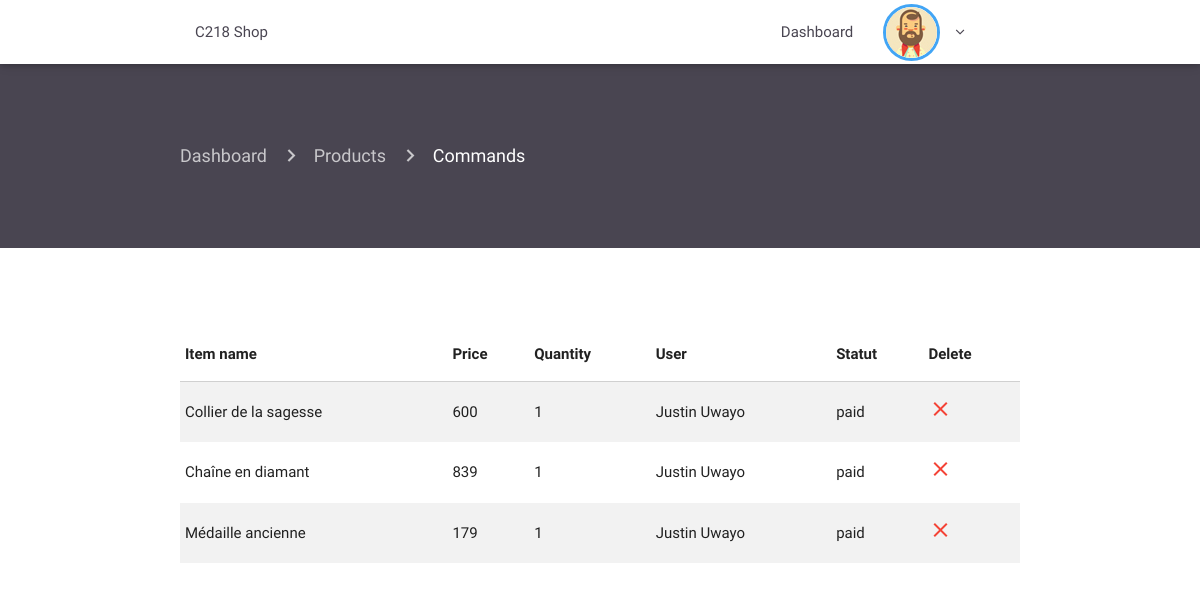
Page /admin/editproduct.php (signed in) on the committed database.
### tables this page shows
CREATE TABLE `product` (
  `id` int(11) NOT NULL,
  `id_category` int(11) NOT NULL,
  `name` varchar(1000) NOT NULL,
  `description` varchar(1000) NOT NULL,
  `price` int(11) NOT NULL,
  `id_picture` int(11) NOT NULL,
  `thumbnail` varchar(1000) NOT NULL,
  `promo` varchar(1000) NOT NULL
);

CREATE TABLE `users` (
  `id` int(11) NOT NULL,
  `email` varchar(100) NOT NULL,
  `firstname` varchar(1000) NOT NULL,
  `lastname` varchar(1000) NOT NULL,
  `password` varchar(1000) NOT NULL,
  `address` varchar(1000) NOT NULL,
  `city` varchar(1000) NOT NULL,
  `country` varchar(1000) NOT NULL,
  `role` varchar(1000) NOT NULL
);

### admin/editproduct.php (the view, shortened to what this page needs)
<?php
require 'includes/header.php';
require 'includes/navconnected.php'; ?>
<div class="container-fluid product-page">
    <div class="container current-page">
        <nav>
            <div class="nav-wrapper">
                <div class="col s12">
                    <a href="index.php" class="breadcrumb">Dashboard</a>
                    <a href="infoproduct.php" class="breadcrumb">Products</a>
                    <a href="editproduct.php" class="breadcrumb">Commands</a>
                </div>
            </div>
        </nav>
    </div>
</div>
<div class="container scroll">
    <table class="highlight striped">
        <thead>
        <tr>
            <th data-field="name">Item name</th>
            <th data-field="price">Price</th>
            <th data-field="quantity">Quantity</th>
            <th data-field="user">User</th>
            <th data-field="statut">Statut</th>
            <th data-field="delete">Delete</th>
        </tr>
        </thead>
        <tbody>
        <?php
        include '../db.php';
        $queryfirst = "SELECT
product.id as 'id',
product.name as 'name',
product.price as 'price',
SUM(command.quantity),
command.statut as 'statut',
command.id_produit,
command.quantity as 'quantity',
command.id_user as 'user'
FROM product, command
WHERE product.id = command.id_produit
GROUP BY command.id
ORDER BY SUM(command.id_user) DESC ";
        $resultfirst = $connection->query($queryfirst);
        if ($resultfirst->num_rows > 0) {
            while ($rowfirst = $resultfirst->fetch_assoc()) {
                $idp = $rowfirst['id'];
                $name = $rowfirst['name'];
                $statut = $rowfirst['statut'];
                $quantity = $rowfirst['quantity'];
                $price = $rowfirst['price'];
                $user = $rowfirst['user'];
                $queryuser = "SELECT firstname, lastname FROM users WHERE id = '$user'";
                $resultuser = $connection->query($queryuser);
                if ($resultuser->num_rows > 0) {
                    while ($rowuser = $resultuser->fetch_assoc()) {
                        $userfirstname = $rowuser['firstname'];
                        $userlasttname = $rowuser['lastname'];
                        ?>
                        <tr>
                            <td><?= $name; ?></td>
                            <td><?= $price; ?></td>
                            <td><?= $quantity; ?></td>
                            <td><?php echo " $userfirstname " . " $userlasttname"; ?></td>
                            <td><?= $statut; ?></td>
                            <td><a href="deletecmd.php?id=<?= $idp; ?>&userid=<?= $user; ?>"><i
                                            class="material-icons red-text">close</i></a></td>
                        </tr>
                    <?php }
                }
            }
        } ?>
        </tbody>
    </table>
</div>
<?php require 'includes/footer.php'; ?>

### admin/src/css/style.css (style rules this page uses)
.scroll { height: 600px !important; overflow-y: scroll; padding-top: 80px; padding-bottom: 60px; }
.product-page { padding-top: 60px; padding-bottom: 60px; background-color: #494551; }
.product-page nav { background: none; box-shadow: none; }
.material-icons { font-family: 'Material Icons'; font-weight: normal; font-style: normal; font-size: 24px; line-height: 1; letter-spacing: normal; text-transform: none; display: inline-block; white-space: nowrap; word-wrap: normal; direction: ltr; -webkit-font-feature-settings: 'liga'; -webkit-font-smoothing: antialiased; }

### rows in the picture
product: name "Collier de la sagesse", price "600"
users: quantity "1", firstname "Justin", lastname "Uwayo", statut "paid"
product: name "Chaîne en diamant", price "839"
product: name "Médaille ancienne", price "179"
